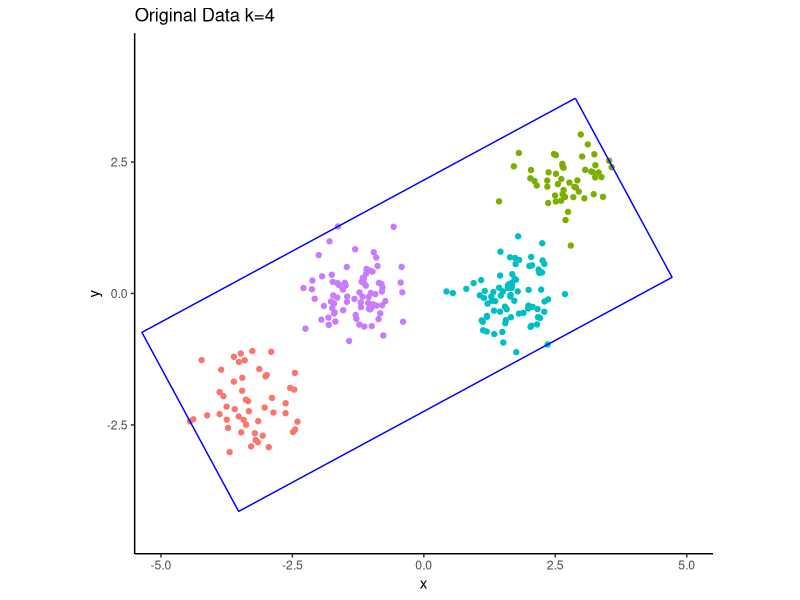
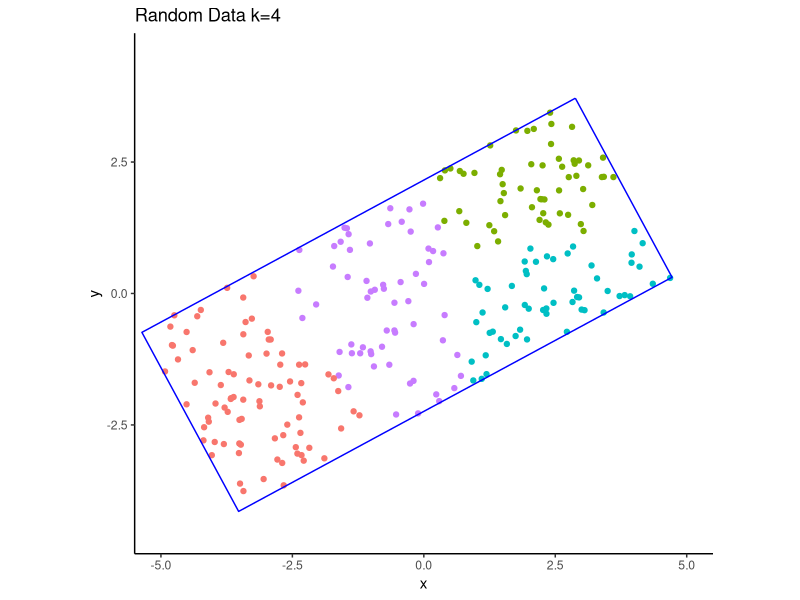
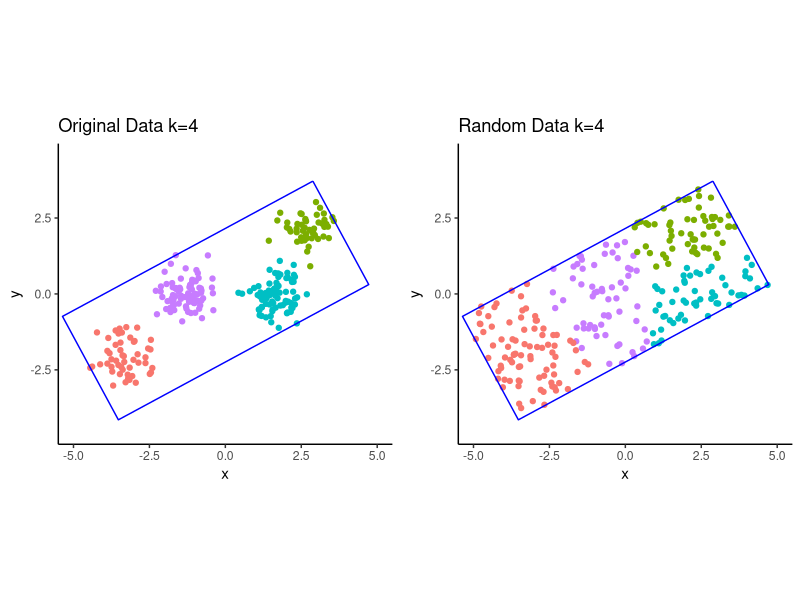

Reproduce these figures in R, in order.
library(ggplot2)
library(cluster)
library(fpc)
library(cowplot)
set.seed(2)

#Create a cluster with center x,y with num point and varianze v.x, v.y
create.cluster <- function(x, y, num, var.x, var.y){
  ex <- rnorm(num, 0, var.x)
  ey <- rnorm(num, 0, var.y)
  return (cbind(ex+x, ey+y))
}

v = 0.45
c1 <- create.cluster(4, 5, 50, v,v)
c2 <- create.cluster(6, 7, 80, v,v)
c3 <- create.cluster(10, 9, 50, v,v)
c4 <- create.cluster(9, 7, 80, v,v)

X <- scale(rbind(c1, c2, c3, c4), scale = FALSE, center =TRUE)

plot_clustering <- function(X, clusters, title, bb){
  plot_data = data.frame(
    x=X[,1],
    y= X[,2],
    result = clusters
  )
  
  g <- ggplot() + ggtitle(title) + 
    theme_classic() + 
    coord_fixed(xlim = c(-5, 5), ylim = c(-4.5,4.5)) +
    xlab("x") + ylab("y") + 
    geom_point(data = plot_data, aes(x = x, y = y, color = factor(result))) + guides(color=FALSE) + 
    geom_path(data=as.data.frame(bb), aes(x=V1, y=V2), color="blue")
  return(g)
}

kclust = kmeans(X, centers = 4, nstart=10)

Q = cov(X)

eval = eigen(Q)$values
evec = eigen(Q)$vectors

X.projected = t(t(evec) %*% t(X))

# bb is the blue box around the data points
bb <- rbind(c(min(X.projected[,1]),min(X.projected[,2])),
            c(max(X.projected[,1]),min(X.projected[,2])),
            c(max(X.projected[,1]),max(X.projected[,2])),
            c(min(X.projected[,1]),max(X.projected[,2])),
            c(min(X.projected[,1]),min(X.projected[,2])))

bb.projected <- t(solve(t(evec)) %*% t(bb))

plot_data = plot_clustering(X, kclust$cluster, "Original Data k=4", bb.projected)
plot_data

r.x <- runif(nrow(X), min = min(X.projected[,1]), max = max(X.projected[,1]))
r.y <- runif(nrow(X), min = min(X.projected[,2]), max = max(X.projected[,2]))
R <- cbind(r.x, r.y)
R.projected <- t(solve(t(evec)) %*% t(R))

kclust = kmeans(R.projected, centers = 4, nstart=10)
plt_random = plot_clustering(R.projected, kclust$cluster, "Random Data k=4", bb.projected)
plt_random

combined <- plot_grid(plot_data, plt_random, ncol=2)
combined

# null = c()
# for(i in c(1:25)){
#   r.x <- runif(nrow(X), min = min(X.projected[,1]), max = max(X.projected[,1]))
#   r.y <- runif(nrow(X), min = min(X.projected[,2]), max = max(X.projected[,2]))
#   R <- cbind(r.x, r.y)
#   R.projected <- t(solve(t(evec)) %*% t(R))
#   null = rbind(null,sapply(c(2:16), function(k) kmeans(R.projected, k, nstart=100, iter.max = 25)$tot.withinss))
# }
# 
# 
# plt_data <- data.frame(
#   x = c(2:16),
#   orig = sapply(c(2:16), function(k) kmeans(X, k, nstart=100)$tot.withinss),
#   null = colMeans(null),
#   sd = apply(null,2,sd)
# )
# 
# g <- ggplot(data = plt_data, aes(x = x)) + ggtitle("Within Sum of Squares") + 
#   theme_classic() + 
#   theme(legend.position="bottom") +
#   xlab("Number of Clusters k") + ylab("Sum of Squares") + 
#   geom_errorbar(aes(y= null, ymin=null-sd, ymax=null+sd, colour="null"), width=.2) +
#   geom_line(aes(y = orig, colour="orig")) + 
#   geom_line(aes(y = null, colour="null")) +
#   scale_color_discrete(name="", labels = c("Randomized Data", "Actual Data"))
# plt_diff <- g
# 
# 
# plt_gap_data <- data.frame(
#   x = c(2:16),
#   gap = log(plt_data$null) - log(plt_data$orig),
#   sd = log(plt_data$null+plt_data$sd) - log(plt_data$orig) - log(plt_data$null) + log(plt_data$orig)
# )
# 
# g <- ggplot(data = plt_gap_data, aes(x = x, y=gap)) + ggtitle("GAP Statistic") + 
#   theme_classic() + 
#   xlab("Number of Clusters k") + ylab("GAP Statistic") + 
#   geom_errorbar(aes(ymin=gap-sd, ymax=gap+sd, colour="Gap"), width=.2) +
#   geom_line(aes(colour="Gap")) + guides(color=FALSE)
#   #scale_color_discrete(name="", labels = c("Randomized Data", "Actual Data"))
# plt_gap <- g
# plt_gap
# 
# 
# combined <- plot_grid(plot_data, plt_random, plt_diff, plt_gap, labels = "AUTO", ncol=2)
# combined

# factor = 3.7
# pdf("/home/roettger/imada/research/natasa.bookchapter/pix/gap.pdf", width=2*factor, height=2*factor)
# print(combined)
# dev.off()
